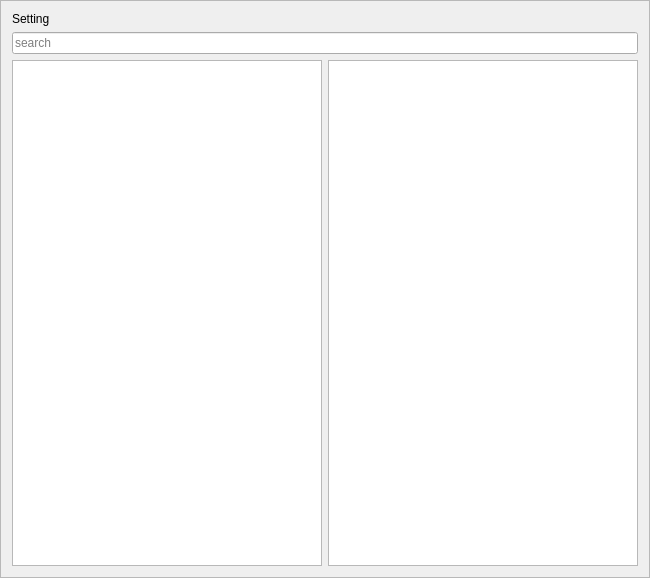
<?xml version="1.0" encoding="UTF-8"?>
<ui version="4.0">
 <class>Setting</class>
 <widget class="QFrame" name="Setting">
  <property name="geometry">
   <rect>
    <x>0</x>
    <y>0</y>
    <width>650</width>
    <height>578</height>
   </rect>
  </property>
  <property name="windowTitle">
   <string>Frame</string>
  </property>
  <property name="frameShape">
   <enum>QFrame::StyledPanel</enum>
  </property>
  <property name="frameShadow">
   <enum>QFrame::Raised</enum>
  </property>
  <layout class="QGridLayout" name="gridLayout">
   <item row="2" column="0">
    <widget class="QTreeView" name="TreeView_Setting"/>
   </item>
   <item row="0" column="0">
    <widget class="QLabel" name="L_Header1">
     <property name="text">
      <string>Setting</string>
     </property>
    </widget>
   </item>
   <item row="2" column="1">
    <widget class="QTableView" name="TableView_Setting"/>
   </item>
   <item row="1" column="0" colspan="2">
    <widget class="QLineEdit" name="lineEdit">
     <property name="placeholderText">
      <string>search</string>
     </property>
    </widget>
   </item>
  </layout>
 </widget>
 <resources/>
 <connections/>
</ui>
